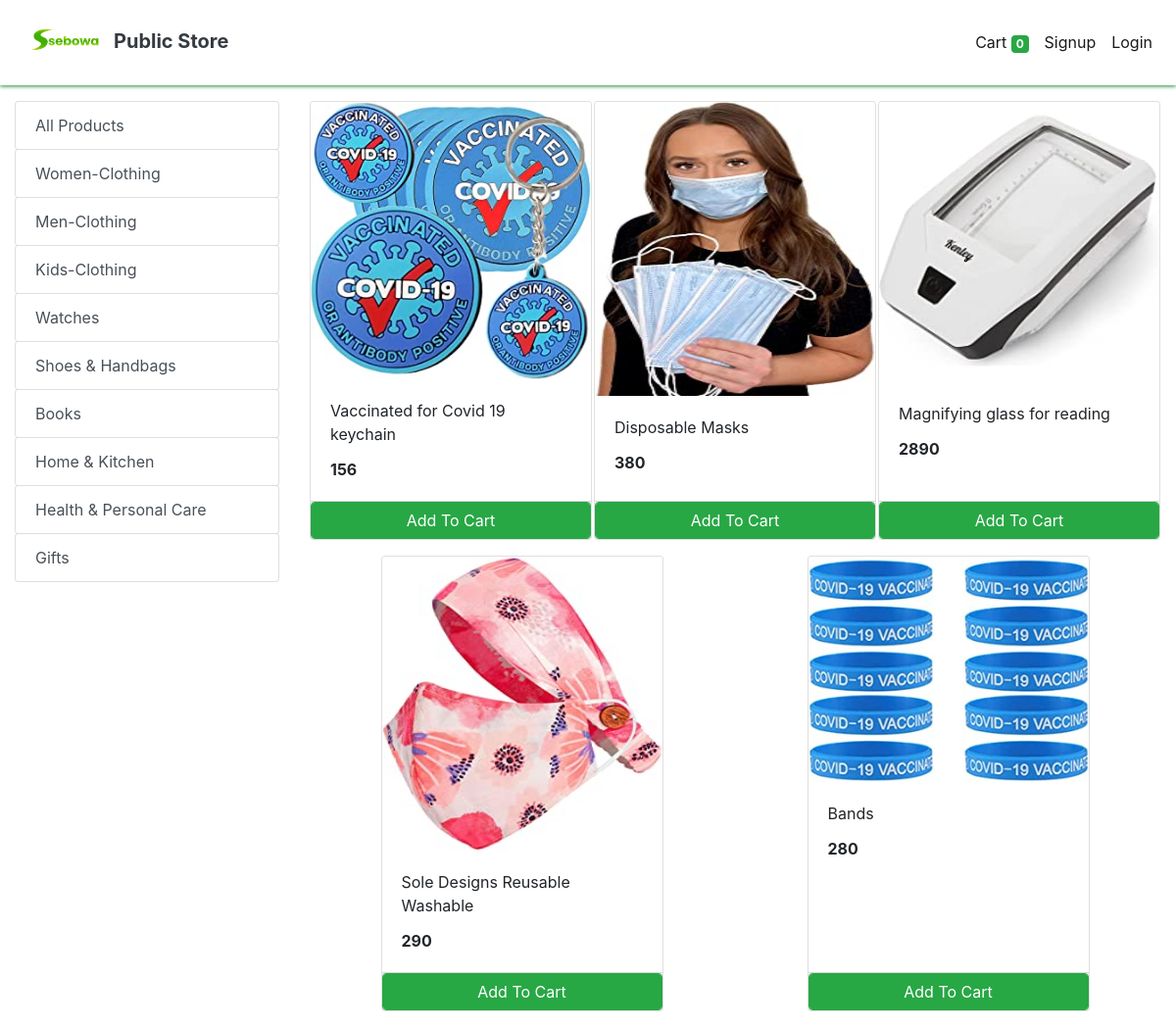
/store?category=29, run on an earlier commit of the app's database.
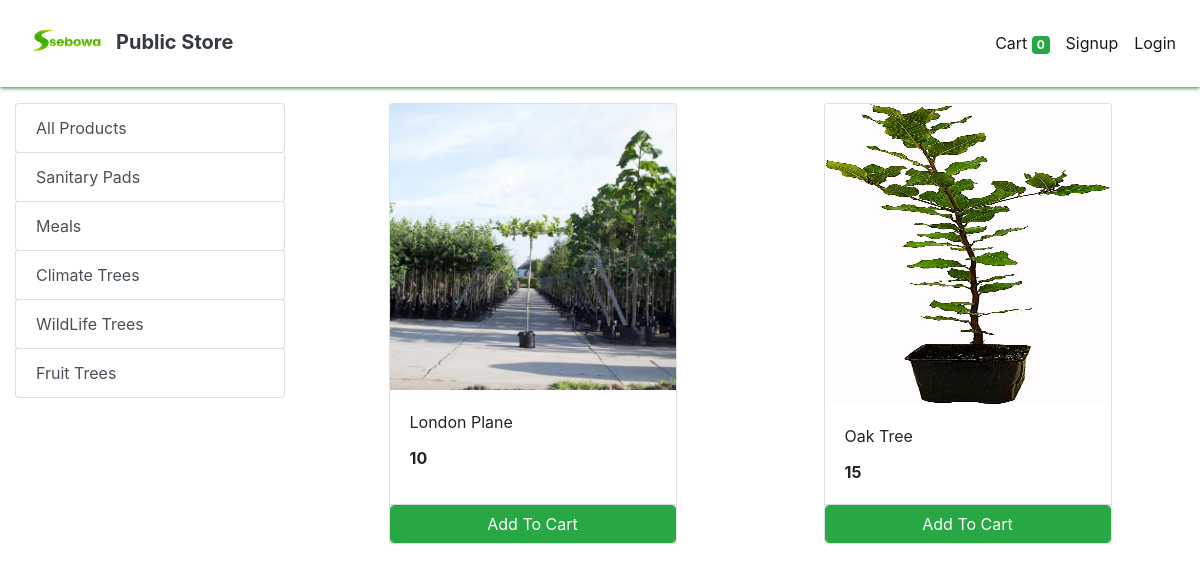
And on a later commit of the database.
### store/models/category.py (models this page shows, shortened)
class Category(models.Model):
    name= models.CharField(max_length=50)
    @staticmethod
    def get_all_categories():
        return Category.objects.all()

### store/models/product.py (models this page shows, shortened)
class Products(models.Model):
    name = models.CharField(max_length=60)
    price= models.IntegerField(default=0)
    category= models.ForeignKey(Category,on_delete=models.CASCADE,default=1 )
    description= models.CharField(max_length=250, default='', blank=True, null= True)
    image= models.ImageField(upload_to='uploads/products/')
    @staticmethod
    def get_all_products_by_categoryid(category_id):
        if category_id:
            return Products.objects.filter (category=category_id)
        else:
            return Products.get_all_products();

### store/views/home.py (the view)
# urls.py: path('' , include('store.urls'))
def store(request):
    cart = request.session.get('cart')
    if not cart:
        request.session['cart'] = {}
    products = None
    categories = Category.get_all_categories()
    categoryID = request.GET.get('category')
    if categoryID:
        products = Products.get_all_products_by_categoryid(categoryID)
    else:
        products = Products.get_all_products();
    data = {}
    data['products'] = products
    data['categories'] = categories
    print('you are : ', request.session.get('email'))
    return render(request, 'index.html', data)

### store/templatetags/cart.py (called while the page is built)
@register.filter (name='is_in_cart')
def is_in_cart(product, cart):
    keys = cart.keys ()
    for id in keys:
        if int (id) == product.id:
            return True
    return False;

### store/templates/index.html (shortened to what this page needs)
{% extends 'base.html' %} {% block content %} {% load cart %}
{% load custom_filter %}
<div class="container-fluid mt-3">
  <div class="row">
    <div class="col-lg-3 mx-auto">
      <div class="list-group">
        <a
          href="/"
          class="list-group-item list-group-item-action btn btn-outline-success"
          >All Products</a
        >
        {% for category in categories %}
        <a
          href="/?category={{category.id}}"
          class="list-group-item list-group-item-action btn btn-outline-success"
          >{{category.name}}</a
        >
        {% endfor %}
      </div>
    </div>
    <div id="products" class="col-lg-9 mx-auto">
      <div class="row mx-auto">
        {% for product in products %}
        <div class="card mx-auto mb-3" id="{{product.id}}" style="width: 18rem">
          <img
            class="card-img-top"
            src="{{product.image.url}}"
            alt="Card image cap"
            style="max-height: 300px; resize: contain"
          />
          <div class="card-body">
            <p class="card-title">{{product.name}}</p>
            <p class="card-text"><b>{{product.price}}</b></p>
          </div>
          <div class="card-footer p-0 no-gutters">
            {% if product|is_in_cart:request.session.cart %}
            <div class="row no-gutters">
              <form action="/#{{product.id}}" class="col-2" method="post">
                {% csrf_token %}
                <input
                  hidden
                  type="text"
                  name="product"
                  value="{{product.id}}"
                />
                <input hidden type="text" name="remove" value="True" />
                <input
                  type="submit"
                  value=" - "
                  class="btn btn-block btn-success border-right"
                />
              </form>
              <div class="text-center col btn btn-success">
                {{product|cart_quantity:request.session.cart}} in Cart
              </div>
              <form action="/#{{product.id}}" class="col-2" method="post">
                {% csrf_token %}
                <input
                  hidden
                  type="text"
                  name="product"
                  value="{{product.id}}"
                />
                <input
                  type="submit"
                  value=" + "
                  class="btn btn-block btn-success border-left"
                />
              </form>
            </div>
            {% else %}
            <form action="/#{{product.id}}" method="POST" class="btn-block">
              <input
                type="submit"
                class="float-right btn btn-success form-control"
                value="Add To Cart"
              />
            </form>
            {% endif %}
          </div>
        </div>
        {% endfor %}
      </div>
    </div>
  </div>
</div>
{% endblock %}

What changed in the data, as far as the page shows it:
removed Category: name "Women-Clothing"
removed Category: name "Men-Clothing"
removed Category: name "Kids-Clothing"
removed Category: name "Watches"
removed Category: name "Shoes & Handbags"
removed Products: image (picture), name "Vaccinated for Covid 19 keychain", price "156"
removed Products: image (picture), name "Disposable Masks", price "380"
removed Products: image (picture), name "Magnifying glass for reading", price "2890"
removed Products: image (picture), name "Sole Designs Reusable Washable", price "290"
no longer on this page (row edited): Products: image (picture), name "Bands", price "280"
changed Category: name "Books" → "Sanitary Pads"
changed Category: name "Home & Kitchen" → "Meals"
changed Category: name "Health & Personal Care" → "Climate Trees"
changed Category: name "Gifts" → "WildLife Trees"
added Category: name "Fruit Trees"
added Products: image (picture), name "London Plane", price "10"
added Products: image (picture), name "Oak Tree", price "15"
